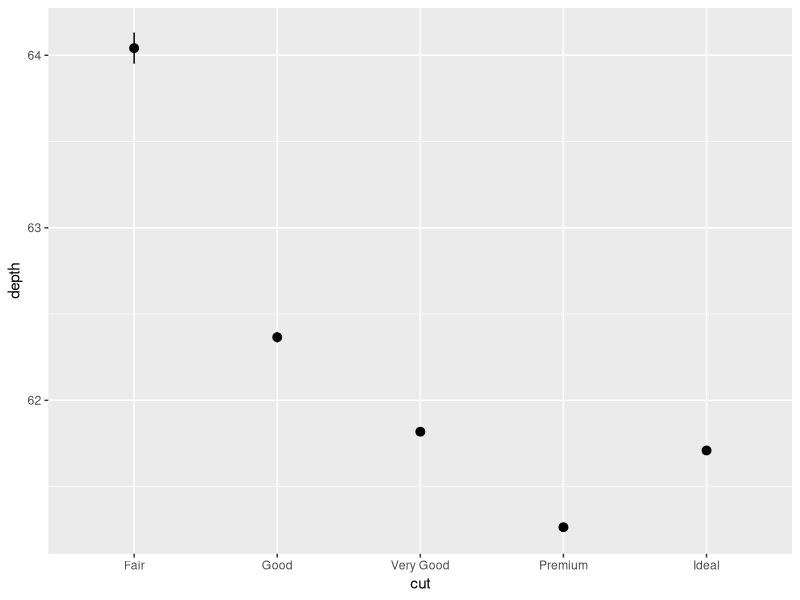

R code for this plot:
require(MASS)
require(ggplot2)
ggplot(data = diamonds) +
  geom_pointrange(
    mapping = aes(x = cut, y = depth),stat = "summary",
    fun.ymin = min,
    fun.ymax = max,
    fun.y =median
  )
 